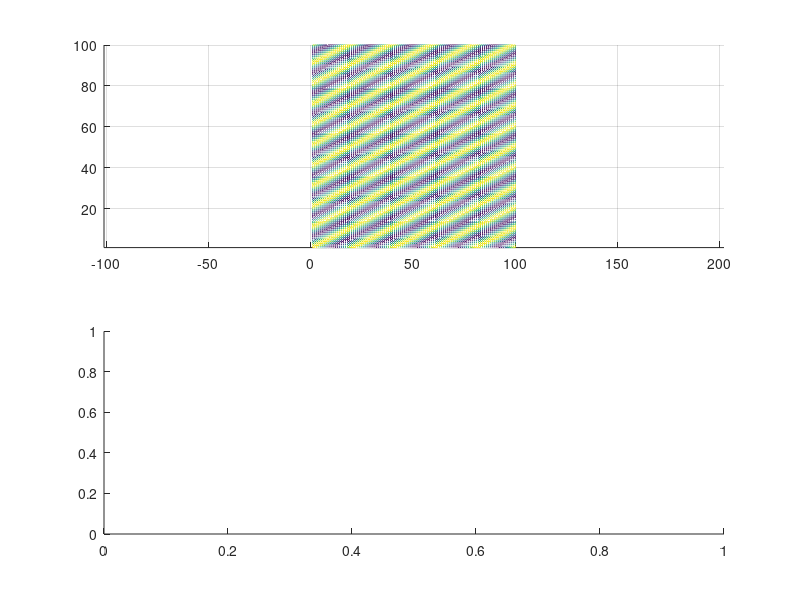

MATLAB code for this plot: (Note: this script raises an error after producing the figure.)
%%Ex 1. Pt 2

%% a)
Ta = 0.05;
x1 = [0:Ta:5-Ta];
x2 = [0:Ta:5-Ta];
y = zeros(length(x2),length(x1));

for n=1 : length(x1)
  y(:,n) = cos(2*pi*(x1(n)-2*x2))';
endfor

figure(1);

subplot(2,2,[1,2]);
mesh(y);
view(2);
axis equal;

subplot(2,2,[3,4]);
SpectrumSM2(y,Ta);

%% b)
Ta = 0.05;
x1 = [-5:Ta:5-Ta];
x2 = [-5:Ta:5-Ta];
y = zeros(length(x2),length(x1));

for n=1 : length(x1)
  z(:,n) = cos(2*pi*sqrt(x1(n)^2+x2.^2))';
endfor

figure(2);

subplot(2,2,[1,2]);
mesh(y);
view(2);
axis equal;

subplot(2,2,[3,4]);
SpectrumSM2(y,Ta);
